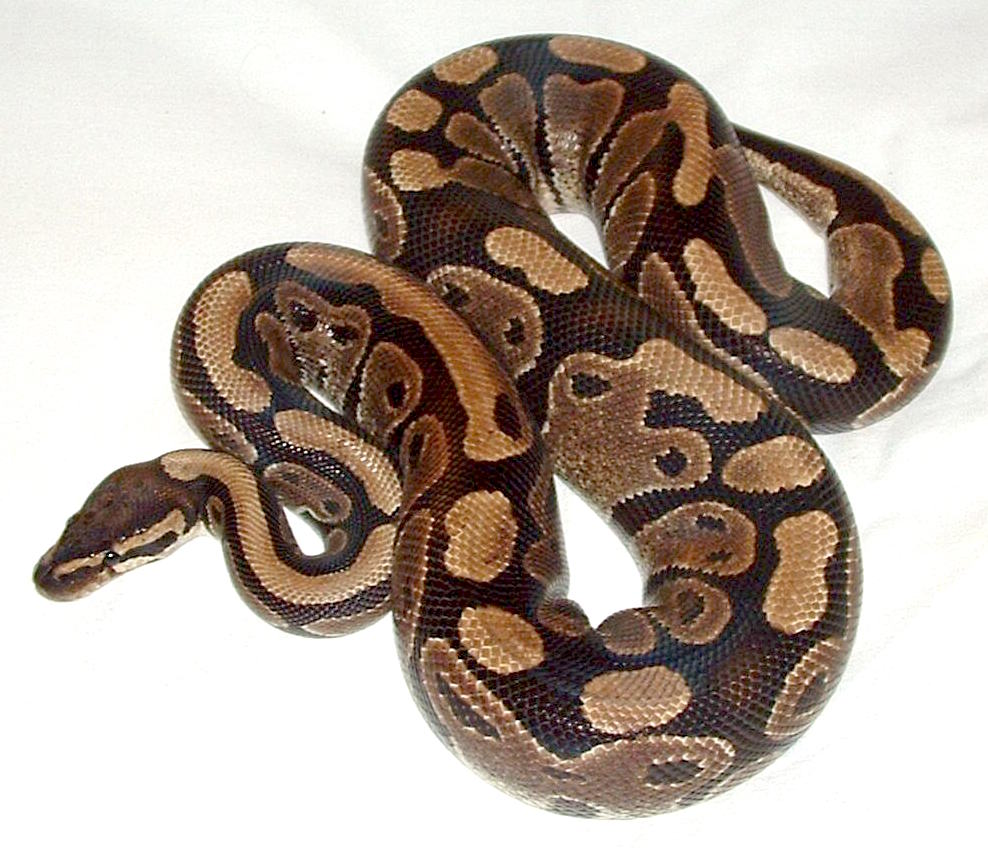
#> input picture openCV/IMAGE FUNCTIONS/Ball_python_lucy.jpg, 988 x 848 px, found by its file name
$ python DRAWING_RECTAINGLE.PY
#> lines starting #> are read from the running program, lines starting #| are printed output that depends on the picture; after the words box and inside, x2 and y2 are one past the last pixel; in counts of white or black regions, pixels touching at a corner belong together
import cv2

image = cv2.imread(r"D:\project\Open CV\Ball_python_lucy.jpg")
#> image is the input picture: shape (848, 988, 3); mean B, G, R 156.6, 166.7, 180.2

if image is None:
    print("Oops! your image is not working properly")  # Print an error message if the image is not loaded correctly

else:
    print("Image loaded successfully")  # Print a success message if the image is loaded correctly

    #pt for point of line
    pt1 = (300, 300)  # Top-left corner of the rectangle
    pt2 = (200, 50)  # Bottom-right corner of the rectangle
    color = (0, 0,255)  # Green color in BGR
    thickness = 3  # Thickness of the rectangle border

    cv2.rectangle(image, pt1, pt2, color, thickness )  # Draw a blue line
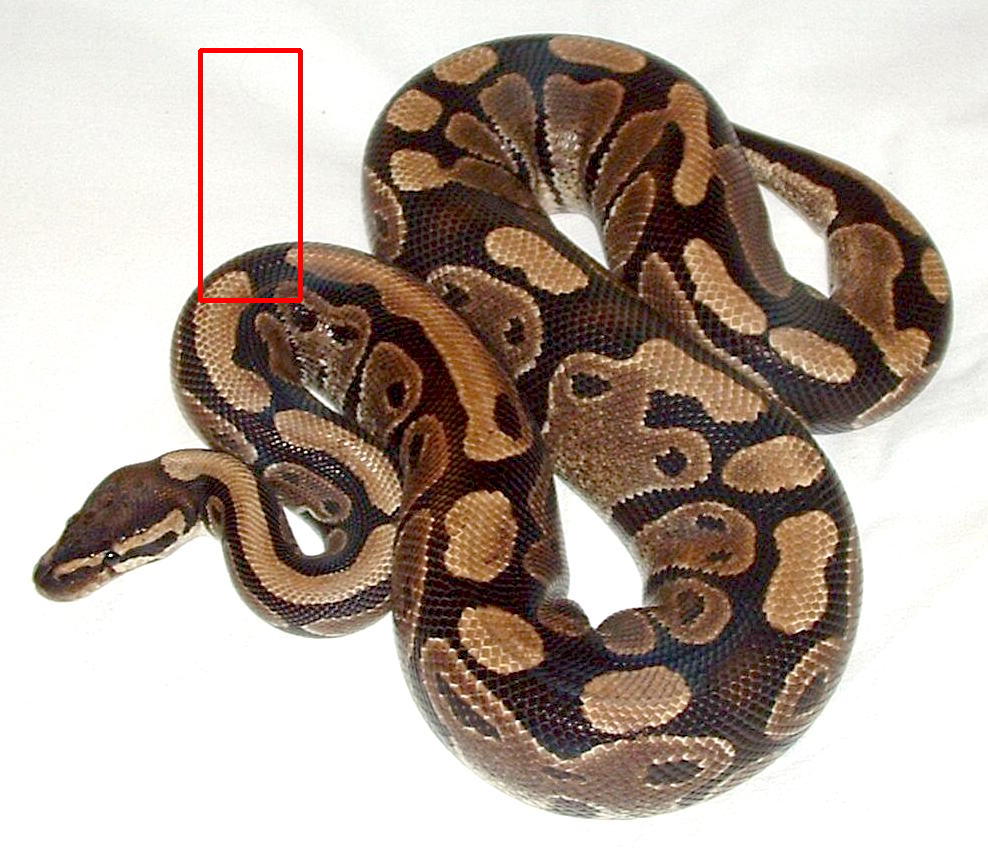
#> image: shape (848, 988, 3); 0.42% of pixels changed, all inside (x1, y1, x2, y2) = (198, 48, 303, 303)
    cv2.imshow("Drawn Line", image)
    cv2.waitKey(0)  # Wait for a key press
    cv2.destroyAllWindows()  # Close all windows
